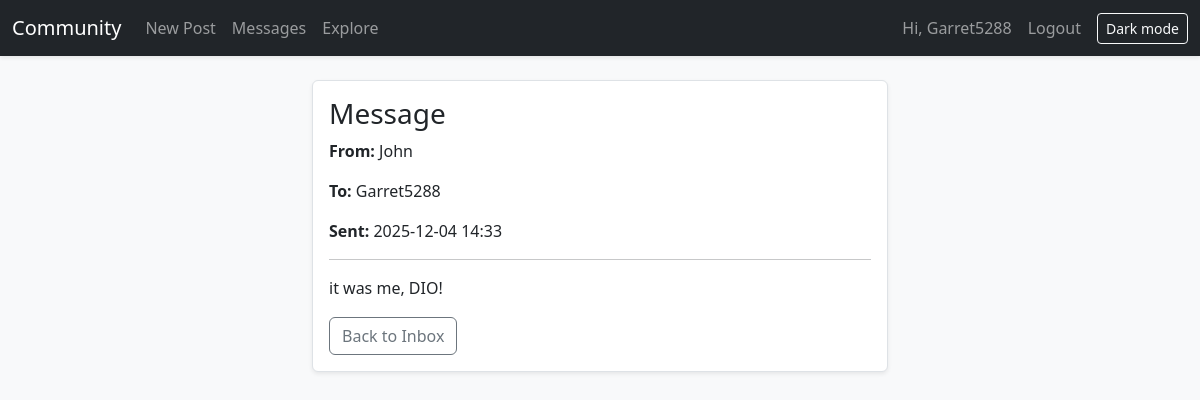
The page /messages/2 (signed in) on the database its author committed.
### community_forum.py (models this page shows)
class User(db.Model):
	id = db.Column(db.Integer, primary_key=True)
	username = db.Column(db.String(80), unique=True, nullable=False, index=True)
	email = db.Column(db.String(120), unique=True, nullable=False, index=True)
	password_hash = db.Column(db.String(128), nullable=False)
	is_admin = db.Column(db.Boolean, default=False, nullable=False)
	bio = db.Column(db.Text)
	created_at = db.Column(db.DateTime, default=datetime.utcnow, nullable=False)
	posts = db.relationship('Post', back_populates='author', cascade='all, delete-orphan')
	comments = db.relationship('Comment', back_populates='author', cascade='all, delete-orphan')
	sent_messages = db.relationship('Message', foreign_keys='Message.sender_id', back_populates='sender', cascade='all, delete-orphan')
	received_messages = db.relationship('Message', foreign_keys='Message.recipient_id', back_populates='recipient', cascade='all, delete-orphan')

class Message(db.Model):
	id = db.Column(db.Integer, primary_key=True)
	sender_id = db.Column(db.Integer, db.ForeignKey('user.id'), nullable=False)
	recipient_id = db.Column(db.Integer, db.ForeignKey('user.id'), nullable=False)
	body = db.Column(db.Text, nullable=False)
	created_at = db.Column(db.DateTime, default=datetime.utcnow, nullable=False)
	read_at = db.Column(db.DateTime)
	sender = db.relationship('User', foreign_keys=[sender_id], back_populates='sent_messages')
	recipient = db.relationship('User', foreign_keys=[recipient_id], back_populates='received_messages')

### community_forum.py (the view)
	def wrapper(*args, **kwargs):
		if not session.get('uid'):
			flash('Please log in first.', 'error')
			return redirect(url_for('login'))
		return fn(*args, **kwargs)

### community_forum.py (called while the page is built)
def current_user():
	uid = session.get('uid')
	if not uid:
		return None
	return User.query.get(uid)

def login_required(fn):
	def wrapper(*args, **kwargs):
		if not session.get('uid'):
			flash('Please log in first.', 'error')
			return redirect(url_for('login'))
		return fn(*args, **kwargs)
	wrapper.__name__ = fn.__name__
	return wrapper

@app.context_processor
def inject_user_and_csrf():
	u = current_user()
	unread = 0
	if u:
		try:
			unread = Message.query.filter_by(recipient_id=u.id, read_at=None).count()
		except Exception:
			unread = 0
	return {
		'user': u,
		'csrf_token': _csrf_token(),
		'unread_count': unread,
	}

@app.after_request
def add_security_headers(resp):
	csp = (
		"default-src 'self'; "
		"style-src 'self' https://cdn.jsdelivr.net; "
		"script-src 'self' https://cdn.jsdelivr.net; "
		"object-src 'none'; base-uri 'self'; frame-ancestors 'none'"
	)
	resp.headers['Content-Security-Policy'] = csp
	resp.headers['X-Content-Type-Options'] = 'nosniff'
	resp.headers['X-Frame-Options'] = 'DENY'
	resp.headers['Referrer-Policy'] = 'no-referrer'
	return resp

def _csrf_token():
	tok = session.get('csrf_token')
	if not tok:
		import secrets
		tok = secrets.token_urlsafe(32)
		session['csrf_token'] = tok
	return tok

@app.before_request
def enforce_idle_timeout():
	uid = session.get('uid')
	if not uid:
		return
	try:
		last = int(session.get('last_activity') or 0)
	except Exception:
		last = 0
	now = int(time.time())
	idle_limit = app.config['SESSION_IDLE_TIMEOUT_MIN'] * 60
	if last and (now - last) > idle_limit:
		session.clear()
		flash('Session expired due to inactivity. Please log in again.', 'error')
		return redirect(url_for('login'))
	session['last_activity'] = now

@app.route('/messages/<int:msg_id>')
@login_required
def message_view(msg_id: int):
	m = Message.query.get_or_404(msg_id)
	if m.recipient_id != session['uid'] and m.sender_id != session['uid']:
		flash('Not authorized.', 'error')
		return redirect(url_for('inbox'))
	if m.recipient_id == session['uid'] and m.read_at is None:
		m.read_at = datetime.utcnow()
		db.session.commit()
	return render_template('message.html', title='Message', m=m)

### templates/message.html
{% extends 'base.html' %}
{% block content %}
<div class="row justify-content-center">
    <div class="col-12 col-lg-8">
        <div class="card shadow-sm">
            <div class="card-body">
                <h3 class="card-title">Message</h3>
                <p><strong>From:</strong> {{ m.sender.username }}</p>
                <p><strong>To:</strong> {{ m.recipient.username }}</p>
                <p><strong>Sent:</strong> {{ m.created_at.strftime('%Y-%m-%d %H:%M') }}</p>
                <hr>
                <p class="message-body">{{ m.body }}</p>
                <a class="btn btn-outline-secondary" href="{{ url_for('inbox') }}">Back to Inbox</a>
            </div>
        </div>
    </div>
</div>
{% endblock %}

### templates/base.html (shortened to what this page needs)
<!doctype html>
<link rel="stylesheet" href="https://cdn.jsdelivr.net/npm/bootstrap@5.3.2/dist/css/bootstrap.min.css">
<link rel="stylesheet" href="{{ url_for('static', filename='app.css') }}">
<nav class="navbar navbar-dark bg-dark navbar-expand-lg">
    <div class="container-fluid">
        <a class="navbar-brand" href="/">Community</a>
        <div class="collapse navbar-collapse" id="nav">
            <ul class="navbar-nav me-auto">
                <li class="nav-item"><a class="nav-link" href="{{ url_for('post_create') }}">New Post</a></li>
                <li class="nav-item">
                    <a class="nav-link position-relative" href="{{ url_for('inbox') }}">
                        Messages
                    </a>
                </li>
                <li class="nav-item"><a class="nav-link" href="{{ url_for('explore') }}">Explore</a></li>
            </ul>
            <ul class="navbar-nav ms-auto align-items-center">
                {% if user %}
                <li class="nav-item"><span class="navbar-text me-2">Hi, {{ user.username }}</span></li>
                <li class="nav-item"><a class="nav-link" href="{{ url_for('logout') }}">Logout</a></li>
                {% else %}
                <li class="nav-item"><a class="nav-link" href="{{ url_for('login') }}">Login</a></li>
                <li class="nav-item"><a class="nav-link" href="{{ url_for('register') }}">Register</a></li>
                {% endif %}
                <li class="nav-item ms-2">
                    <button id="themeToggle" class="btn btn-sm btn-outline-light" type="button">Dark mode</button>
                </li>
            </ul>
        </div>
    </div>
</nav>
<main class="container my-4">
    {% block content %}{% endblock %}
</main>

### static/app.css (style rules this page uses)
.navbar { box-shadow: 0 2px 4px rgba(0, 0, 0, 0.08); }
.card { background: var(--card-bg); border-color: var(--border); }
a { color: var(--primary); }
.card-title { color: var(--text); }
.container { max-width: 900px; }
.message-body { color: var(--text); line-height: 1.6; }

### rows shown on the page
User: username "Garret5288", recipient.username "Garret5288"
User: sender.username "John"
Message: created_at "2025-12-04 14:33", body "it was me, DIO!"
